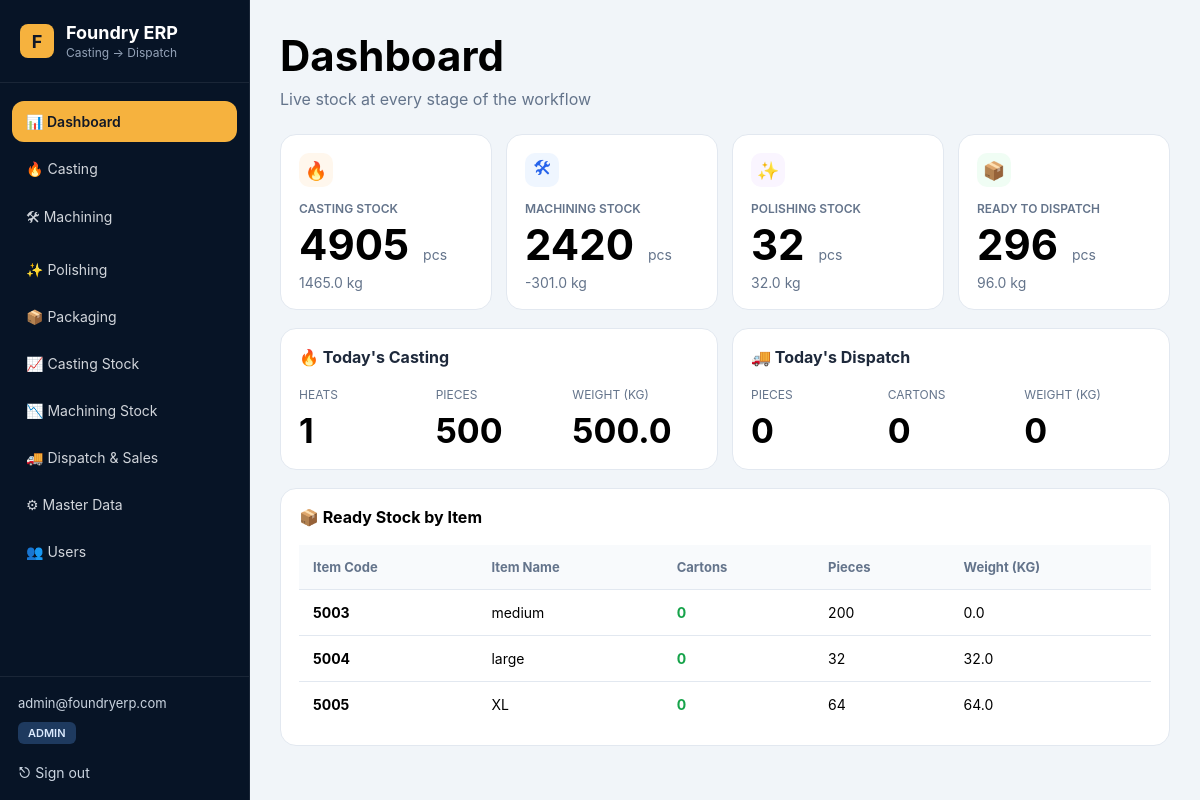
The page / on the database its author committed.
### inventory/models.py (models this page shows, shortened)
class Item(models.Model):
    CATEGORY_CHOICES = [
        ("BRASS", "Brass"),
        ("MORTAR", "Mortar"),
        ("PESTLE", "Pestle"),
        ("CHOPPING", "Chopping Board"),
        ("OTHER", "Other"),
    ]
    MATERIAL_CHOICES = [
        ("BRASS", "Brass"),
        ("SS", "Stainless Steel"),
        ("CI", "Cast Iron"),
        ("ALUMINIUM", "Aluminium"),
    ]
    client = models.ForeignKey(
        "Client",
        on_delete=models.SET_NULL,
        blank=True,
        null=True
    )
    code = models.CharField(
        max_length=50,
        unique=True
    )
    name = models.CharField(
        max_length=100
    )
    category = models.CharField(
        max_length=50,
        choices=CATEGORY_CHOICES,
        default="OTHER"
    )
    material = models.CharField(
        max_length=50,
        choices=MATERIAL_CHOICES,
        blank=True,
        null=True
    )
    variant = models.CharField(
        max_length=100,
        blank=True,
        null=True
    )
    item_type = models.CharField(
        max_length=100,
        blank=True,
        null=True
    )
    weight_per_piece = models.FloatField(
        default=0
    )
    lot_size = models.IntegerField(
        default=0
    )
    lot_with_box = models.IntegerField(
        default=0
    )
    process = models.CharField(
        max_length=50,
        choices=ProcessType.choices,
        blank=True,
        null=True
    )
    machining_required = models.BooleanField(
        default=True
    )
    polishing_required = models.BooleanField(
        default=True
    )
    packing_required = models.BooleanField(
        default=True
    )
    rate_per_piece = models.FloatField(
        default=0
    )
    notes = models.TextField(
        blank=True,
        null=True
    )
    active = models.BooleanField(
        default=True
    )
    created_at = models.DateTimeField(
        auto_now_add=True
    )

### inventory/views.py (the view)
def dashboard(request):
    create_default_warehouses()
    stock = services.get_overall_stock()
    items = Item.objects.all()
    stock_rows = []
    for item in items:
        item_stock = services.get_stock_by_item(item)
        ready_qty = item_stock['ready']
        if ready_qty > 0:
            stock_rows.append({
                "code": item.code,
                "item": item,  # Passing the whole item object
                "pieces": ready_qty,
                "weight": round(ready_qty * float(item.weight_per_piece or 0), 3)
            })
    today = timezone.now().date()
    today_casting = StockTransaction.objects.filter(
        transaction_type=TransactionType.CASTING_ENTRY,
        created_at__date=today
    )
    today_heats = today_casting.values("heat_no").distinct().count()
    today_pieces = today_casting.aggregate(total=Sum("quantity"))["total"] or 0
    today_weight = today_casting.aggregate(total=Sum("weight"))["total"] or 0
    today_dispatch = StockTransaction.objects.filter(
        transaction_type=TransactionType.DISPATCH_OUT,
        created_at__date=today
    ).select_related("item")
    dispatch_pieces = 0
    dispatch_cartons = 0
    dispatch_weight = 0
    for tx in today_dispatch:
        dispatch_pieces += tx.quantity or 0
        dispatch_weight += float(tx.weight or 0)
        if tx.item and tx.item.lot_with_box and tx.item.lot_with_box > 0:
            dispatch_cartons += (tx.quantity or 0) // tx.item.lot_with_box
    context = {
        "casting_stock": stock['casting_qty'],
        "casting_weight": stock['casting_weight'],
        "machining_stock": stock['machining_qty'],
        "machining_weight": stock['machining_weight'],
        "polishing_stock": stock['polishing_qty'],
        "polishing_weight": stock['polishing_weight'],
        "ready_stock": stock['ready_qty'],
        "ready_weight": stock['ready_weight'],
        "today_heats": today_heats,
        "today_pieces": today_pieces,
        "today_weight": today_weight,
        "dispatch_cartons": dispatch_cartons,
        "dispatch_pieces": dispatch_pieces,
        "dispatch_weight": dispatch_weight,
        "stock_rows": stock_rows,
    }
    return render(request, "dashboard.html", context)

### inventory/views.py (called while the page is built)
def create_default_warehouses():
    warehouses = [
        ("CASTING", "Casting Stock"),
        ("MACHINING", "Machining Stock"),
        ("POLISHING", "Polishing Stock"),
        ("READY", "Ready Stock"),
    ]
    for code, name in warehouses:
        Warehouse.objects.get_or_create(
            code=code,
            defaults={"name": name}
        )

### templates/dashboard.html (shortened to what this page needs)
{% extends "layout/base.html" %}
{% block content %}
<h1 style="
font-size:42px;
margin-bottom:8px;
">
    Dashboard
</h1>
<p style="
color:#64748b;
margin-bottom:25px;
">
    Live stock at every stage of the workflow
</p>
 <div class="dashboard-grid">
<a href="/casting-stock/"
   style="
   text-decoration:none;
   color:inherit;
   ">
<div class="dashboard-card"
     style="
     cursor:pointer;
     transition:0.2s;
     ">
        <div class="dashboard-icon orange">
            🔥
        </div>
        <div class="card-label">
            CASTING STOCK
        </div>
        <div>
            <span class="card-number">
                {{ casting_stock }}
            </span>
            <span class="card-unit">
                pcs
            </span>
        </div>
        <div class="card-weight">
            {{ casting_weight }} kg
        </div>
    </div>
</a>
    <a href="/machining-stock/"
   style="
   text-decoration:none;
   color:inherit;
   ">
<div class="dashboard-card"
     style="
     cursor:pointer;
     transition:0.2s;
     ">
        <div class="dashboard-icon blue">
            🛠
        </div>
        <div class="card-label">
            MACHINING STOCK
        </div>
        <div>
            <span class="card-number">
                {{ machining_stock }}
            </span>
            <span class="card-unit">
                pcs
            </span>
        </div>
        <div class="card-weight">
            {{ machining_weight }} kg
        </div>
    </div>
</a>
    <div class="dashboard-card">
        <div class="dashboard-icon purple">
            ✨
        </div>
        <div class="card-label">
            POLISHING STOCK
        </div>
        <div>
            <span class="card-number">
    {{ polishing_stock }}
</span>
            <span class="card-unit">
                pcs
            </span>
        </div>
        <div class="card-weight">
            {{ polishing_weight }} kg
        </div>
    </div>
    <div class="dashboard-card">
        <div class="dashboard-icon green">
            📦
        </div>
        <div class="card-label">
            READY TO DISPATCH
        </div>
        <div>
            <span class="card-number">
                {{ ready_stock }}
            </span>
            <span class="card-unit">
                pcs
            </span>
        </div>
        <div class="card-weight">
            {{ ready_weight }} kg
        </div>
    </div>
</div>
<div class="summary-grid">
    <div class="summary-card">
        <div class="summary-header">
            🔥 Today's Casting
        </div>
        <div class="summary-stats">
            <div>
                <div class="summary-label">
                    HEATS
                </div>
                <div class="summary-value">
                    {{ today_heats }}
                </div>
            </div>
            <div>
                <div class="summary-label">
                    PIECES
                </div>
                <div class="summary-value">
                    {{ today_pieces }}
                </div>
            </div>
            <div>
                <div class="summary-label">
                    WEIGHT (KG)
                </div>
                <div class="summary-value">
                    {{ today_weight }}
                </div>
            </div>
        </div>
    </div>
    <div class="summary-card">
        <div class="summary-header">
            🚚 Today's Dispatch
        </div>
        <div class="summary-stats">
            <div>
                <div class="summary-label">
                    PIECES
                </div>
                <div class="summary-value">
                    {{ dispatch_pieces }}
                </div>
            </div>
            <div>
                <div class="summary-label">
                    CARTONS
                </div>
                <div class="summary-value">
                    {{ dispatch_cartons }}
                </div>
            </div>
            <div>
                <div class="summary-label">
                    WEIGHT (KG)
                </div>
                <div class="summary-value">
                    {{ dispatch_weight }}
                </div>
            </div>
        </div>
    </div>
</div>
<div class="stock-card">
    <div class="stock-header">
        📦 Ready Stock by Item
    </div>
    <table>
            <tr>
                <th>Item Code</th>
                <th>Item Name</th>
                <th>Cartons</th>
                <th>Pieces</th>
                <th>Weight (KG)</th>
            </tr>
        {% for row in stock_rows %}
        <tr>
            <td style="font-weight:bold;">{{ row.item.code }}</td>
            <td>{{ row.item.name }}</td>
            <td style="color:#16a34a; font-weight:bold;">{{ row.cartons|default:"0" }}</td>
            <td>{{ row.pieces }}</td>
            <td>{{ row.weight }}</td>
        </tr>
        {% empty %}
        <tr>
            <td colspan="5" style="text-align:center; padding:30px; color:#64748b;">
                No items in ready stock.
            </td>
        </tr>
        {% endfor %}
    </table>
</div>
{% endblock %}

### templates/layout/base.html (style rules this page uses)
* { margin:0; padding:0; box-sizing:border-box; font-family:Inter,sans-serif; }
body { background:#f1f5f9; }
table { width:100%; border-collapse:collapse; }
table th { background:#f8fafc; padding:14px; text-align:left; font-size:13px; color:#64748b; }
table td { padding:14px; border-top:1px solid #e2e8f0; font-size:14px; }

### templates/dashboard.html (style rules this page uses)
.dashboard-grid { display:grid; grid-template-columns:repeat(4,1fr); gap:14px; margin-bottom:18px; }
.dashboard-card { background:white; border-radius:16px; padding:18px; border:1px solid #e2e8f0; }
.dashboard-icon { width:34px; height:34px; border-radius:10px; display:flex; align-items:center; justify-content:center; margin-bottom:14px; font-size:18px; }
.orange { background:#fff7ed; color:#ea580c; }
.blue { background:#eff6ff; color:#2563eb; }
.purple { background:#faf5ff; color:#9333ea; }
.green { background:#f0fdf4; color:#16a34a; }
.card-label { font-size:12px; color:#64748b; margin-bottom:8px; font-weight:600; }
.card-number { font-size:42px; font-weight:700; line-height:1; }
.card-unit { font-size:14px; color:#64748b; margin-left:4px; }
.card-weight { margin-top:8px; color:#64748b; font-size:14px; }
.summary-grid { display:grid; grid-template-columns:1fr 1fr; gap:14px; margin-bottom:18px; }
.summary-card { background:white; border-radius:16px; padding:18px; border:1px solid #e2e8f0; }
.summary-header { font-weight:700; margin-bottom:20px; color:#1e293b; }
.summary-stats { display:grid; grid-template-columns:repeat(3,1fr); gap:10px; }
.summary-label { font-size:12px; color:#64748b; margin-bottom:8px; }
.summary-value { font-size:34px; font-weight:700; }
.stock-card { background:white; border-radius:16px; padding:18px; border:1px solid #e2e8f0; }
.stock-header { font-weight:700; margin-bottom:18px; }

### rows shown on the page
Item: item.code "5003", item.name "medium", cartons "0", pieces "200", weight "0.0"
Item: item.code "5004", item.name "large", cartons "0", pieces "32", weight "32.0"
Item: item.code "5005", item.name "XL", cartons "0", pieces "64", weight "64.0"

### other values the page prints
{{ casting_stock }} "4905"
{{ casting_weight }} "1465.0"
{{ machining_stock }} "2420"
{{ machining_weight }} "-301.0"
{{ polishing_stock }} "32"
{{ polishing_weight }} "32.0"
{{ ready_stock }} "296"
{{ ready_weight }} "96.0"
{{ today_heats }} "1"
{{ today_pieces }} "500"
{{ today_weight }} "500.0"
{{ dispatch_pieces }} "0"
{{ dispatch_cartons }} "0"
{{ dispatch_weight }} "0"
